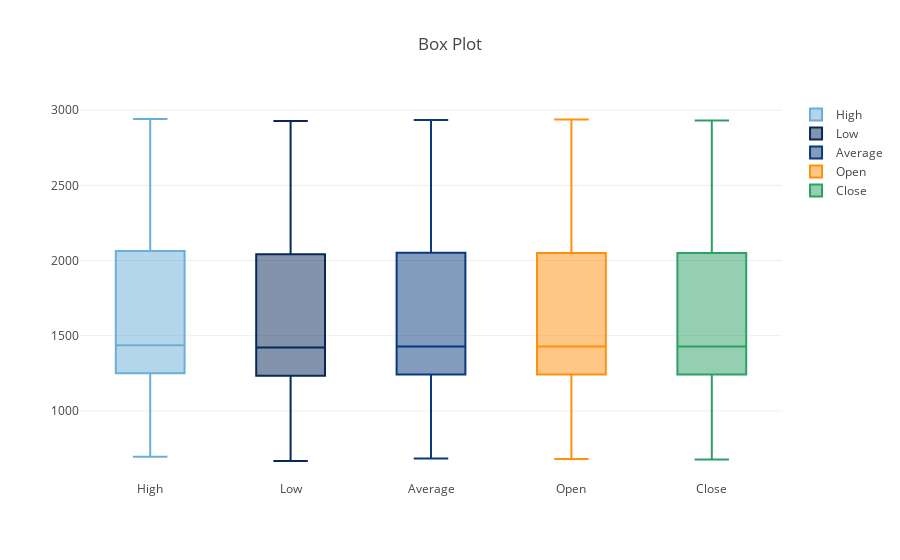

The notebook cell this image was saved under:
### Code cell
high = go.Box(
    y = Stocks["High"],
    name = "High",
    boxpoints = 'outliers',
    marker = dict(
        color = 'rgb(107,174,214)'),
    line = dict(
        color = 'rgb(107,174,214)'))
average = go.Box(
    y = Stocks["Average"],
    name = "Average",
    boxpoints = 'outliers',
    marker = dict(
        color = 'rgb(9,56,125)'),
    line = dict(
        color = 'rgb(9,56,125)'))
low = go.Box(
    y = Stocks["Low"],
    name = "Low",
    boxpoints = 'outliers',
    marker = dict(
        color = 'rgb(7,40,89)'),
    line = dict(
        color = 'rgb(7,40,89)'))
open = go.Box(
    y = Stocks["Open"],
    name = "Open",
    boxpoints = 'outliers',
    marker = dict(
        color = 'rgb(255, 144, 14, 0.5)'),
    line = dict(
        color = 'rgb(255, 144, 14, 0.5)'))
close = go.Box(
    y = Stocks["Close"],
    name = "Close",
    boxpoints = 'outliers',
    marker = dict(
        color = 'rgb(44, 160, 101, 0.5)'),
    line = dict(
        color = 'rgb(44, 160, 101, 0.5)'))

data = [high,low,average, open, close]
layout = go.Layout(
    title = "Box Plot")

fig = go.Figure(data=data,layout=layout)
iplot(fig)

### Figure 1 — Plotly figure (JSON) as saved in the notebook; plotly's stock layout.template omitted (floating-point values rounded to 4 significant figures; data arrays with more than 128 entries replaced by an {"elided": "..."} marker saying what was removed)
{"data": [{"boxpoints": "outliers", "line": {"color": "rgb(107,174,214)"}, "marker": {"color": "rgb(107,174,214)"}, "name": "High", "type": "box", "uid": "38e544ed-6a8b-4fac-91b5-9856da0e3de4", "y": {"elided": "3523 float values"}}, {"boxpoints": "outliers", "line": {"color": "rgb(7,40,89)"}, "marker": {"color": "rgb(7,40,89)"}, "name": "Low", "type": "box", "uid": "e0ebf925-7227-406d-9aa4-5d9c0ecb804f", "y": {"elided": "3523 float values"}}, {"boxpoints": "outliers", "line": {"color": "rgb(9,56,125)"}, "marker": {"color": "rgb(9,56,125)"}, "name": "Average", "type": "box", "uid": "df6d06e6-68f2-4861-b9fe-4865be1c8e94", "y": {"elided": "3523 float values"}}, {"boxpoints": "outliers", "line": {"color": "rgb(255, 144, 14, 0.5)"}, "marker": {"color": "rgb(255, 144, 14, 0.5)"}, "name": "Open", "type": "box", "uid": "7e482162-6544-4078-9c13-a82e9733cebf", "y": {"elided": "3523 float values"}}, {"boxpoints": "outliers", "line": {"color": "rgb(44, 160, 101, 0.5)"}, "marker": {"color": "rgb(44, 160, 101, 0.5)"}, "name": "Close", "type": "box", "uid": "3cc6bfd9-c32e-4471-82d8-8b794b5b7286", "y": {"elided": "3523 float values"}}], "layout": {"title": {"text": "Box Plot"}}}
